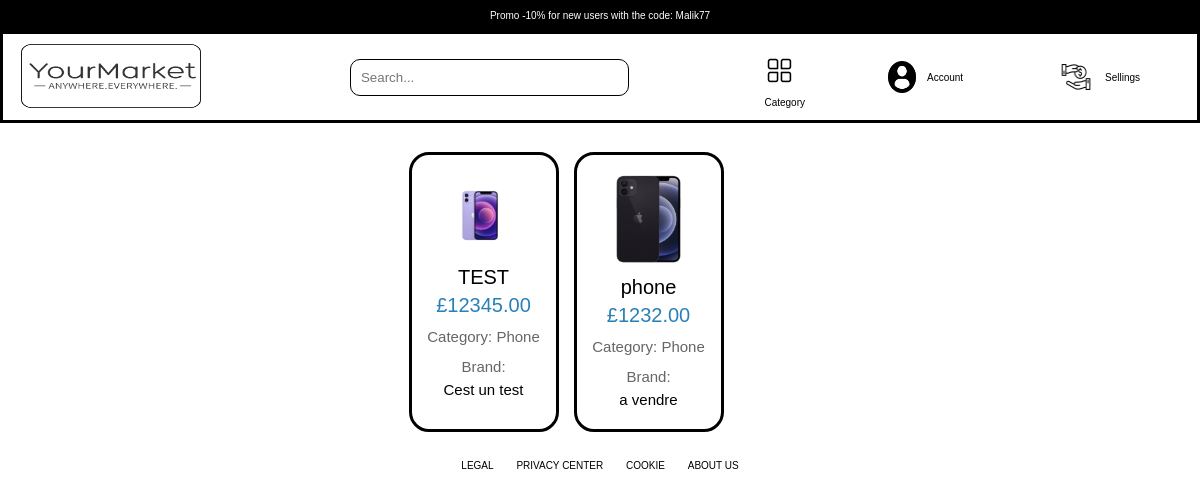
Before: /php/index.php?category=Phone (signed in) with the older database file.
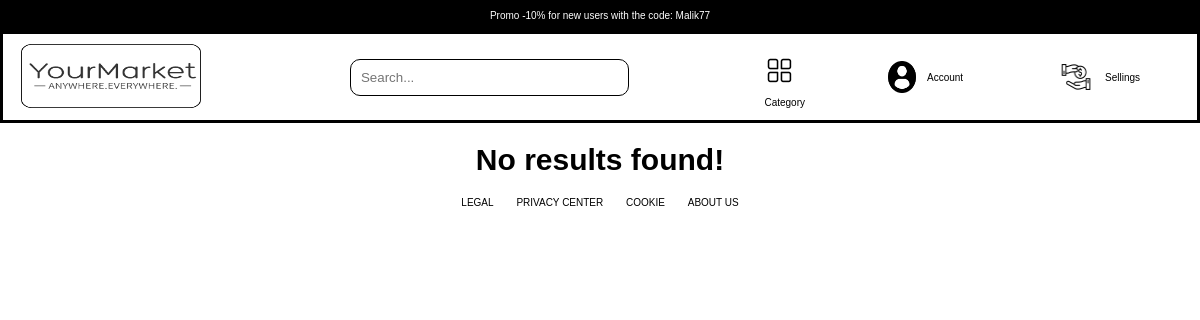
After: the same page with the newer database file.
### tables this page shows
CREATE TABLE IF NOT EXISTS `article` (
  `ID_Article` int NOT NULL AUTO_INCREMENT,
  `ID_Seller` int DEFAULT NULL,
  `ID_Buyer` int DEFAULT NULL,
  `name` varchar(100) NOT NULL,
  `details` varchar(500) NOT NULL,
  `price` decimal(10,2) NOT NULL,
  `category` enum('Phone','Computer','Watch','Video Games') NOT NULL,
  `brand` enum('Apple','Samsung','Xiaomi','Sony','HP','Asus','Nintendo','Microsoft') DEFAULT NULL,
  `selling_type` enum('Buy Now','Best Offer','Auction') NOT NULL,
  `start_date` date DEFAULT NULL,
  `end_date` date DEFAULT NULL,
  `minimum_bid` decimal(10,2) DEFAULT NULL,
  `highest_bid` decimal(10,2) DEFAULT NULL,
  `image_1` varchar(100) NOT NULL,
  `image_2` varchar(100) NOT NULL,
  `image_3` varchar(100) NOT NULL,
  PRIMARY KEY (`ID_Article`),
  UNIQUE KEY `name` (`name`),
  KEY `ID_Seller` (`ID_Seller`),
  KEY `FK_article_buyer` (`ID_Buyer`),
  KEY `FK_article_auction_bids` (`highest_bid`)
);

### php/search.php (called while the page is built, shortened)
<?php
$mysqli = require __DIR__ . "/connecdb.php";
$products = [];
if (isset($_GET['search']) && !empty($_GET['search'])) {
    $searchbar = htmlspecialchars($_GET['search']);
    $searchQuery = 'SELECT * FROM article WHERE name LIKE "%' . $searchbar . '%" ORDER BY ID_Article DESC';
    $result = $mysqli->query($searchQuery);
    if ($result && $result->num_rows > 0) {
        while ($row = $result->fetch_assoc()) {
            $products[] = $row;
        }
    }
} elseif (isset($_GET['category'])) {
    $category = $_GET['category'];
    $categoryQuery = 'SELECT * FROM article WHERE category = "' . $category . '" ORDER BY ID_Article DESC';
    $result = $mysqli->query($categoryQuery);
    if ($result && $result->num_rows > 0) {
        while ($row = $result->fetch_assoc()) {
            $products[] = $row;
        }
    }
}
return $products;
?>

### php/index.php (the view, shortened to what this page needs)
<?php
include 'search.php';
?>
<!DOCTYPE html>
<html lang="en">
<head>
    <link href="../css/home.css" rel="stylesheet" type="text/css">
</head>
<body>
<?php if (isset($_SESSION["user_id"]) && isset($_SESSION["user_type"])): ?>
<div id="promo-banner">
    <a href="#">Promo -10% for new users with the code: Malik77</a>
</div>
<div id="navbar">
    <a class="NAV" href="index.php"><img src="../image/logo-2.png" alt="Logo" height="64" width="180"></a>
    <form method="get" action="index.php">
        <input type="search" id="search-bar" name="search" placeholder="Search..."
               value="<?php echo isset($_GET['search']) ? $_GET['search'] : ''; ?>">
    </form>
    <div class="nav-dropdown">
        <img src="../image/categorie.png" width="25" height="49">Category
    </div>
    <img src="../image/account.png" width="30" height="32"><a class="NAV" href="profile.php">Account</a>
    <?php if ($_SESSION["user_type"] === "seller"): ?>
        <img src="../image/sellings.png" width="38" height="34"><a class="NAV" href="add-product.php">Sellings</a>
    <?php else: ?>
        <img src="../image/cart.png" width="38" height="34"><a class="NAV" href="cart.php">Cart</a>
    <?php endif; ?>
</div>
<?php if (!empty($products)): ?>
    <section class="search-results">
        <div class="product-container">
            <div class="product">
                <section class="show-products">
                    <div class="box-container">
                        <?php foreach ($products as $product): ?>
                                    <div class="box">
                                        <img src="../uploaded_img/<?= $product['image_1']; ?>" alt="">
                                        <div class="name"><?= $product['name']; ?></div>
                                        <div class="price">£<span><?= $product['price']; ?></span></div>
                                        <div class="category">
                                            <span>Category:</span> <?= $product['category']; ?>
                                        </div>
                                        <div class="brand">
                                            <span>Brand:</span> <?= $product['brand']; ?>
                                        </div>
                                        <div class="details"><span><?= $product['details']; ?></span></div>
                                        <br>
                                    </div>
                            <?php endforeach; ?>
                        </div>
                    </section>
                </div>
            </div>
        </section>
        <?php else: ?>
            <div id="main-content">
                <h1 class="heading">No results found!</h1>
            </div>
        <?php endif; ?>
    <?php endif; ?>
    <center>
        <footer>
            <a href="mentions-legales.html">LEGAL</a>
            <a href="politique-confidentialite.html">PRIVACY CENTER</a>
            <a href="cookies.html">COOKIE</a>
            <a href="a-propos.html">ABOUT US</a>
        </footer>
    </center>
</body>
</html>

Changed rows visible on the page:
removed article: image_1 (picture), name "TEST", price "12345.00", category "Phone", details "Cest un test"
removed article: image_1 (picture), name "phone", price "1232.00", category "Phone", details "a vendre"
Other visible differences:
text now shown: "No results found!"
